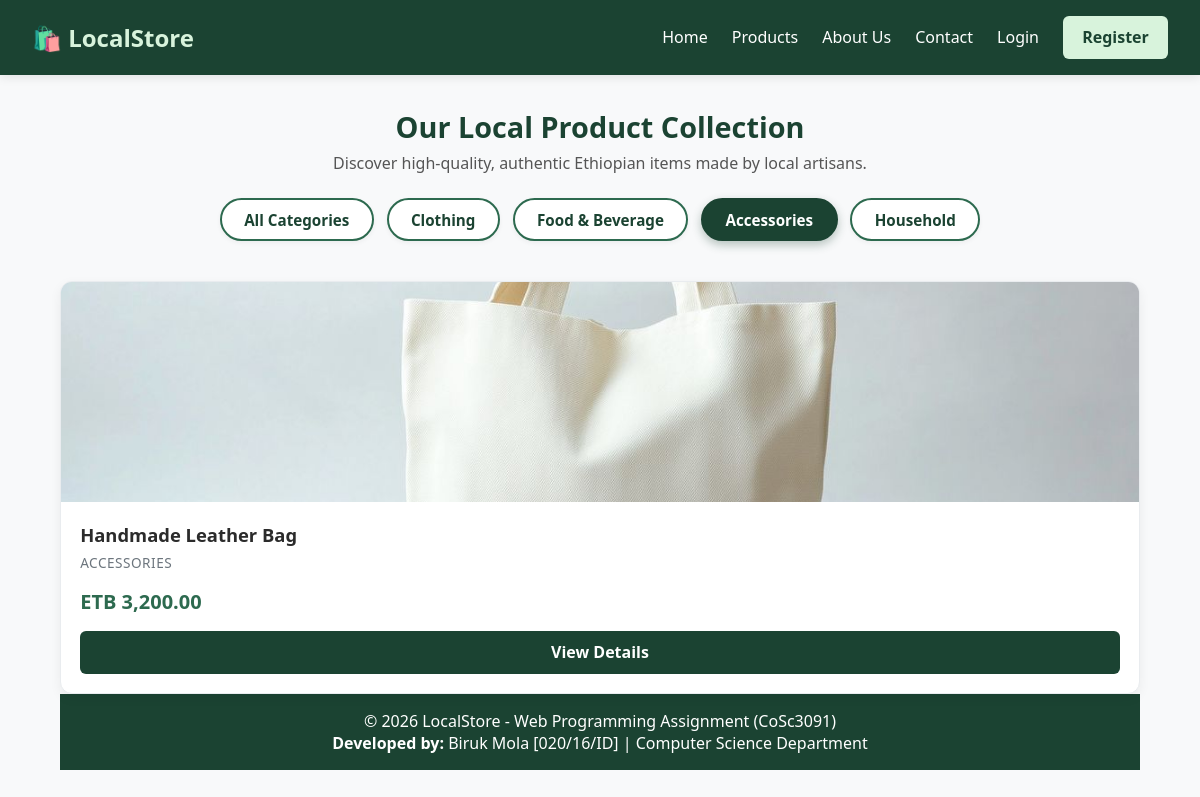
Screenshot of /products.php?category=Accessories with the database file from the repository.
### tables this page shows
CREATE TABLE `products` (
  `id` int(11) NOT NULL,
  `title` varchar(150) NOT NULL,
  `description` text NOT NULL,
  `price` decimal(10,2) NOT NULL,
  `category` varchar(50) NOT NULL,
  `image_url` varchar(255) DEFAULT 'default_product.jpg',
  `created_at` timestamp NOT NULL DEFAULT current_timestamp()
);

### products.php (the view)
<?php
require_once 'db.php';
require_once 'header.php';
$category = isset($_GET['category']) ? trim($_GET['category']) : '';
try {
    if (!empty($category)) {
        $stmt = $pdo->prepare("SELECT * FROM products WHERE category = :category ORDER BY id DESC");
        $stmt->execute(['category' => $category]);
    } else {
        $stmt = $pdo->query("SELECT * FROM products ORDER BY id DESC");
    }
    $products = $stmt->fetchAll();
    $catStmt = $pdo->query("SELECT DISTINCT category FROM products");
    $categories = $catStmt->fetchAll(PDO::FETCH_COLUMN);
} catch (PDOException $e) {
    $products = [];
    $categories = [];
}
?>
<div class="products-header">
    <h2>Our Local Product Collection</h2>
    <p>Discover high-quality, authentic Ethiopian items made by local artisans.</p>
</div>
<div class="category-filter-section">
    <div class="category-filter">
        <a href="products.php" class="filter-btn <?= empty($category) ? 'active' : '' ?>">All Categories</a>
        <?php foreach ($categories as $cat): ?>
            <a href="products.php?category=<?= urlencode($cat) ?>" class="filter-btn <?= $category === $cat ? 'active' : '' ?>">
                <?= htmlspecialchars($cat) ?>
            </a>
        <?php endforeach; ?>
    </div>
</div>
<div class="product-grid">
    <?php if (!empty($products)): ?>
        <?php foreach ($products as $product): ?>
            <div class="product-card">
                <img src="images/<?= htmlspecialchars($product['image_url']); ?>" alt="<?= htmlspecialchars($product['title']); ?>" class="product-img">
                <div class="product-info">
                    <h3><?= htmlspecialchars($product['title']); ?></h3>
                    <p class="category"><?= htmlspecialchars($product['category']); ?></p>
                    <p class="price">ETB <?= number_format($product['price'], 2); ?></p>
                    <a href="product_details.php?id=<?= $product['id']; ?>" class="btn-secondary">View Details</a>
                </div>
            </div>
        <?php endforeach; ?>
    <?php else: ?>
        <p>No products found in this category.</p>
    <?php endif; ?>
</div>
<?php require_once 'footer.php'; ?>

### css/style.css (style rules this page uses)
* { box-sizing: border-box; margin: 0; padding: 0; font-family: 'Segoe UI', Tahoma, Geneva, Verdana, sans-serif; }
body { background-color: #f8f9fa; color: #333; display: flex; flex-direction: column; min-height: 100vh; }
.products-header { text-align: center; margin-bottom: 1.5rem; }
.products-header h2 { color: #1b4332; font-size: 1.8rem; margin-bottom: 0.4rem; }
.products-header p { color: #555; font-size: 1rem; }
.category-filter-section { margin: 1.5rem 0 2.5rem 0; text-align: center; }
.category-filter { display: flex; justify-content: center; align-items: center; gap: 0.8rem; flex-wrap: wrap; }
.filter-btn { display: inline-block; padding: 0.6rem 1.4rem; background-color: #ffffff; color: #1b4332; border: 2px solid #2d6a4f; border-radius: 25px; font-weight: 600; font-size: 0.95rem; text-decoration: none; transition: all 0.3s ease; box-shadow: 0 2px 5px rgba(0,0,0,0.05); }
.filter-btn.active { background-color: #1b4332; color: #ffffff; border-color: #1b4332; box-shadow: 0 4px 10px rgba(27, 67, 50, 0.3); }
.product-grid { display: grid; grid-template-columns: repeat(auto-fit, minmax(280px, 1fr)); gap: 1.8rem; margin-top: 1rem; }
.product-card { background: white; border-radius: 12px; box-shadow: 0 4px 12px rgba(0,0,0,0.06); overflow: hidden; display: flex; flex-direction: column; transition: transform 0.3s ease, box-shadow 0.3s ease; border: 1px solid #e9ecef; }
.product-img { width: 100%; height: 220px; object-fit: cover; background-color: #e9ecef; }
.product-info { padding: 1.2rem; display: flex; flex-direction: column; flex: 1; }
.product-info h3 { margin-bottom: 0.4rem; color: #2b2b2b; font-size: 1.15rem; }
.product-info .category { font-size: 0.85rem; color: #6c757d; margin-bottom: 0.5rem; text-transform: uppercase; letter-spacing: 0.5px; }
.product-info .price { font-size: 1.25rem; font-weight: bold; color: #2d6a4f; margin: 0.5rem 0 1rem 0; }
.btn-primary, .btn-secondary, .btn-register, .btn-logout { display: inline-block; padding: 0.65rem 1.2rem; border-radius: 6px; text-decoration: none; text-align: center; cursor: pointer; font-weight: 600; transition: background-color 0.2s ease; }
.btn-secondary { background-color: #1b4332; color: white; border: none; }

### rows the page displays
products: image_url (picture), title "Handmade Leather Bag", category "ACCESSORIES", price "3,200.00"

### other values shown
$cat "Clothing"
$cat "Food & Beverage"
$cat "Accessories"
$cat "Household"
